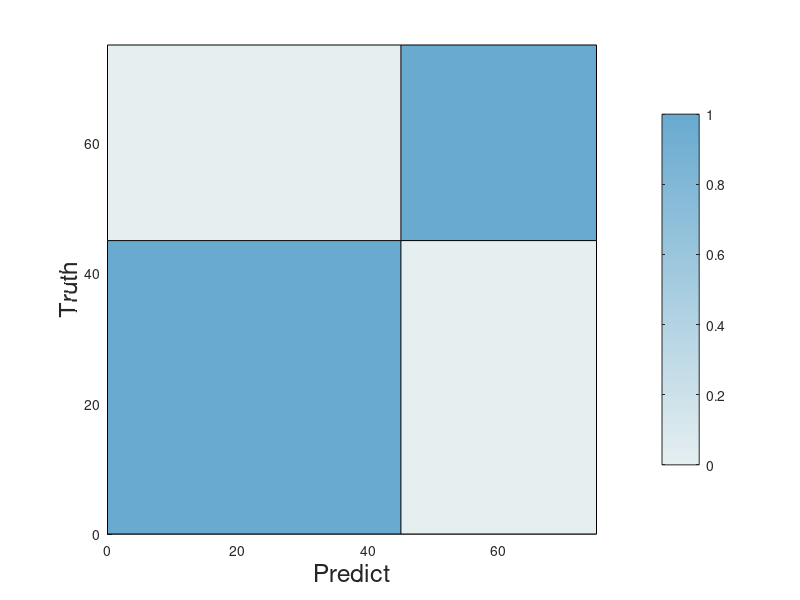

Source code (MATLAB): (Note: this script raises an error after producing the figure.)
% Inputs
data = [ 389 0; ...
         0	60];

normalized_data = zeros(size(data));
for i = 1:size(data, 1)
    row = data(i, :);
    normalized_row = row / sum(row);
    normalized_data(i, :) = normalized_row;
end


% disp(normalized_data);

rowWidths = [45 30];
colWidths = [45 30];


%rowWidths = [10, 20];   %mm, one for each row of data; applied bottom to top
%colWidths = [5 15 20];  %mm, one for each col of data; applied left to right

% Produce figure
fig = figure(); 
ax = axes(fig); 

% Plot image
[xg,yg] = meshgrid([0,cumsum(colWidths)], [0,cumsum(rowWidths)]);
sh = surf(xg, yg, zeros(size(xg)), padarray(normalized_data,[1,1], 0, 'post'));

% Set colormap
n = 255;

% sky cmap
% cmap = [linspace(.9, 0, n)', linspace(.9447, .447, n)', linspace(.9741, .741, n)'];

% green cmap
% cmap = [linspace(0.9216, .2431,  n)', linspace(0.949, .6549, n)', linspace(0.9529, .3529, n)'];

% unify blue cmap
 cmap = [linspace(0.898039, 0.40784,  n)', linspace(0.93725, 0.666666, n)', linspace(0.941176, 0.815686, n)'];


disp(cmap);


%{
ano_cmap = [
            158 179 196
            182 194 160
            206 210 187
            230 226 181
            249 237 176
            243 218 152
            236 199 128
            231 179 106
            ];


normalized_cmap = zeros(size(ano_cmap));
for i = 1:size(ano_cmap, 1)
    row = ano_cmap(i, :);
    normalized_row = row / 255;
    normalized_cmap(i, :) = normalized_row;
end
%}

colormap(ax, cmap)
% cb = colorbar(ax, cmap);
colorbar('TickDirection', 'out');

axis tight
axis equal
view(2)

% Label X axis and Y axis
xlabel('Predict', 'FontSize', 18)
ylabel('Truth', 'FontSize', 18)


ax = gca;
ax.FontName = "Arial";
ax.XAxis.Label.Position(2) = -5.2;
ax.YAxis.Label.Position(1) = -6.2;


axis_mark = ["Guppy" "Dorado"];

% find rectangle centers
xCnt = xg(1:end-1,1:end-1) + diff(xg(1,:))/2;
yCnt = yg(1:end-1,1:end-1) + diff(yg(:,1))/2;

% Add markers for X axis
for i = 1:size(xCnt, 2)
    text(xCnt(1,i)-2, yg(1,1)-2.75, axis_mark(i), ...
        'HorizontalAlignment','center',...
        'VerticalAlignment','middle', ...
        'FontSize', 16, 'Rotation', 45);
end

% Add markers for Y axis
for i = 1:size(yCnt, 1)
    text(xg(1,1)-3.5, yCnt(i,1), axis_mark(i), ...
        'HorizontalAlignment','center',...
        'VerticalAlignment','middle', ...
        'FontSize', 16);
end


% Add label to each grid
th = text(xCnt(:), yCnt(:), compose('%.2f', normalized_data(:)), ...
    'HorizontalAlignment','center',...
    'VerticalAlignment','middle', ...
    'FontSize', 18, 'Color', 'black');

% Remove X axis tick labels
xticks([]); 
yticks([]);






